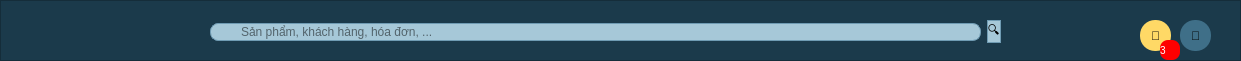
   <widget class="QFrame" name="header">
    <property name="geometry">
     <rect>
      <x>100</x>
      <y>-10</y>
      <width>1241</width>
      <height>61</height>
     </rect>
    </property>
    <property name="maximumSize">
     <size>
      <width>888888</width>
      <height>8888888</height>
     </size>
    </property>
    <property name="styleSheet">
     <string notr="true">background-color: #1B3A4B;
</string>
    </property>
    <property name="frameShape">
     <enum>QFrame::StyledPanel</enum>
    </property>
    <property name="frameShadow">
     <enum>QFrame::Raised</enum>
    </property>
    <widget class="QToolButton" name="tb_account">
     <property name="geometry">
      <rect>
       <x>1180</x>
       <y>20</y>
       <width>31</width>
       <height>31</height>
      </rect>
     </property>
     <property name="styleSheet">
      <string notr="true">QToolButton {
    background-color: #3F6F88;  
    border: none;
    border-radius: 15px;
    padding: 4px;
}

QToolButton:hover {
    background-color: #2F5D75;  
}

QToolButton:pressed {
    background-color: #1F4A5F;  
}</string>
     </property>
     <property name="text">
      <string>👤</string>
     </property>
    </widget>
    <widget class="QToolButton" name="tb_noti">
     <property name="geometry">
      <rect>
       <x>1140</x>
       <y>20</y>
       <width>31</width>
       <height>31</height>
      </rect>
     </property>
     <property name="styleSheet">
      <string notr="true">QToolButton {
    background-color: #FFD966;   /* vàng nhạt */
    border: none;
    border-radius: 15px;
    padding: 4px;
}

QToolButton:hover {
    background-color: #FFC000;   /* vàng đậm hơn khi rê chuột */
}

QToolButton:pressed {
    background-color: #E6AC00;   /* vàng đậm khi bấm */
}</string>
     </property>
     <property name="text">
      <string>🔔</string>
     </property>
    </widget>
    <widget class="QLabel" name="lb_noti">
     <property name="geometry">
      <rect>
       <x>1160</x>
       <y>40</y>
       <width>20</width>
       <height>20</height>
      </rect>
     </property>
     <property name="styleSheet">
      <string notr="true">QLabel{
background-color:red;
color:white;
border-radius:8px;
min-width:16px;
min-height:16px;
font-size:10px;
qproperty-alignment:AlignCenter;
}</string>
     </property>
     <property name="text">
      <string>3</string>
     </property>
    </widget>
    <widget class="QWidget" name="layoutWidget">
     <property name="geometry">
      <rect>
       <x>210</x>
       <y>10</y>
       <width>791</width>
       <height>44</height>
      </rect>
     </property>
     <layout class="QHBoxLayout" name="horizontalLayout">
      <item>
       <widget class="QLineEdit" name="lne_search">
        <property name="font">
         <font>
          <family>Arial</family>
         </font>
        </property>
        <property name="styleSheet">
         <string notr="true">QLineEdit {
background-color: #A6C8D8;
border: 1px solid #6F9BB3;
border-radius: 8px;
padding-left: 28px;
}</string>
        </property>
        <property name="placeholderText">
         <string>Sản phẩm, khách hàng, hóa đơn, ...</string>
        </property>
       </widget>
      </item>
      <item>
       <widget class="QPushButton" name="pb_search">
        <property name="styleSheet">
         <string notr="true">QPushButton {
background-color: #A6C8D8;
border: 1px solid #6F9BB3;
border-radius: 8px;
}</string>
        </property>
        <property name="text">
         <string>🔍</string>
        </property>
       </widget>
      </item>
     </layout>
    </widget>
   </widget>
